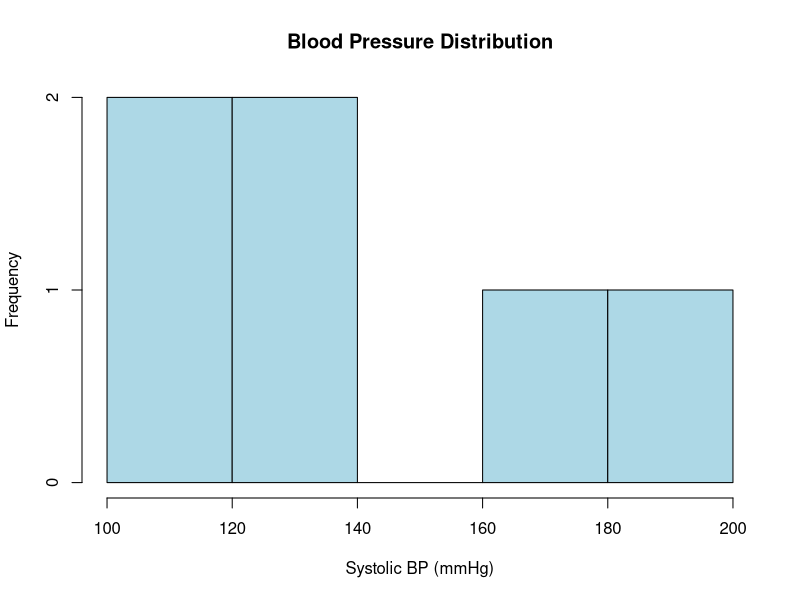
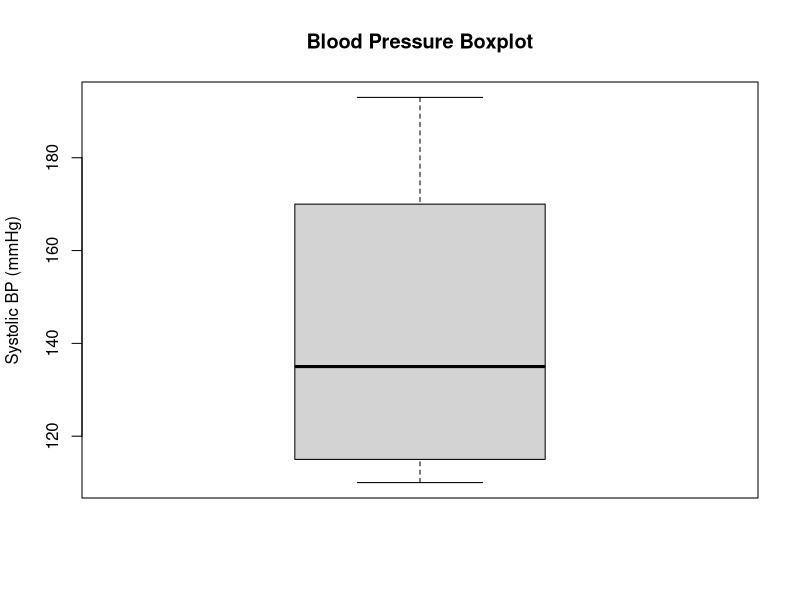
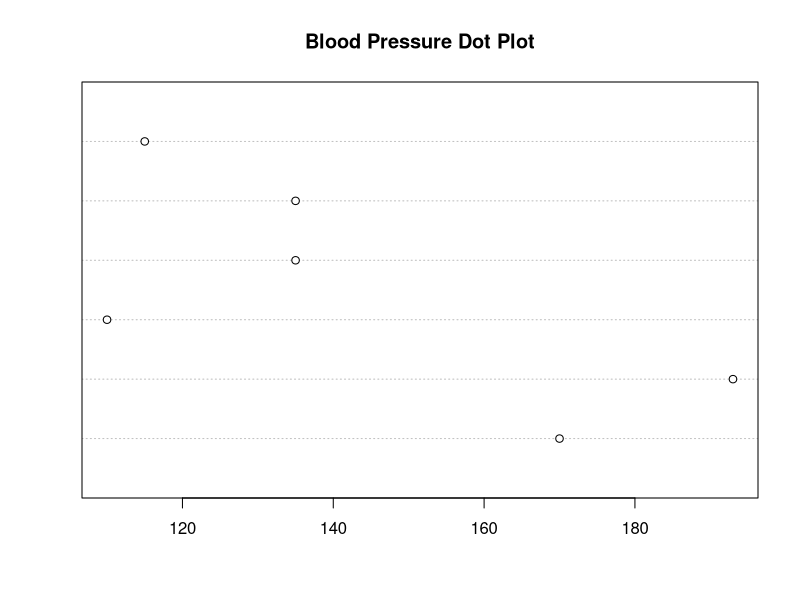

Generate these figures, in order, with R:
# H524 Introduction to Biostatistics
# In-Class Worksheet Part A - ANSWER KEY
# Topic: Introduction to R, Data Presentation, Numerical Summary Measures

# ============================================================================
# Part 1: Getting Started with R
# ============================================================================

# Exercise 1.1: Basic R Operations

# 1. Use R as a calculator
3 * 2 + 4
# Answer: 10

# 2. Create a simple vector of systolic blood pressure readings
blood_pressure <- c(170, 193, 110, 135, 135, 115)
# This creates a numeric vector with 6 blood pressure values

# Discussion Questions:
# - How do you create a vector in R?
#   Use the c() function with values separated by commas
# - What does the c() function do?
#   It combines (concatenates) values into a vector

# ============================================================================
# Part 2: Data Types and Classification
# ============================================================================

# Exercise 2.1: Identifying Data Types
# Variables classified as: Nominal, Ordinal, Discrete, or Continuous

# Blood type (A, B, AB, O) - Nominal: Categories with no natural order
# Pain level (none, mild, moderate, severe) - Ordinal: Categories with clear ordering
# Number of hospitalizations this year - Discrete: Countable whole numbers
# Body temperature (°F) - Continuous: Can be measured to any level of precision
# Treatment group (control, low dose, high dose) - Nominal: Categories with no inherent order

# Exercise 2.2: AI Enhancement Activity
# Sample AI-Generated Code for creating different data types:

# Nominal data - blood type
blood_type <- factor(c("A", "B", "AB", "O"))

# Ordinal data - pain level
pain_level <- factor(c("none", "mild", "moderate", "severe"),
                     levels = c("none", "mild", "moderate", "severe"),
                     ordered = TRUE)

# Discrete data - hospitalizations
hospitalizations <- c(0, 1, 2, 1, 0, 3)

# Continuous data - temperature
temperature <- c(98.6, 99.2, 97.8, 100.1, 98.9)

# Nominal data - treatment group
treatment <- factor(c("control", "low dose", "high dose"))

# Key learning: Use factor() for categorical data, with ordered = TRUE for ordinal data

# ============================================================================
# Part 3: Descriptive Statistics
# ============================================================================

# Exercise 3.1: Measures of Central Tendency
# Using the blood pressure data: c(170, 193, 110, 135, 135, 115)

# Create the data
blood_pressure <- c(170, 193, 110, 135, 135, 115)

# Calculate mean
mean_bp <- mean(blood_pressure)
mean_bp  # 143

# Calculate median
median_bp <- median(blood_pressure)
median_bp  # 135

# Find the mode (most frequent value)
table(blood_pressure)  # Shows 135 appears twice
# Mode: 135

# Order the data
ordered_bp <- sort(blood_pressure)
ordered_bp  # 110 115 135 135 170 193

# Hand Calculations Results:
# Mean: 143 mmHg (170+193+110+135+135+115)/6 = 858/6 = 143
# Median: 135 mmHg (135+135)/2 = 135 (middle values)
# Mode: 135 mmHg (appears twice)

# ============================================================================
# Part 4: Measures of Variability
# ============================================================================

# Exercise 4.1: Spread of Data

# Create the data
blood_pressure <- c(170, 193, 110, 135, 135, 115)

# Calculate range
max_bp <- max(blood_pressure)  # 193
min_bp <- min(blood_pressure)  # 110
range_bp <- max_bp - min_bp    # 83

# Calculate variance
var_bp <- var(blood_pressure)  # 1046

# Calculate standard deviation
sd_bp <- sd(blood_pressure)    # 32.34

# Calculate standard error of the mean
n <- length(blood_pressure)    # 6
sem_bp <- sd_bp / sqrt(n)      # 13.20

# Results Summary:
# Range: 83 mmHg (193 - 110)
# Variance: 1046 mmHg^2 (sample variance)
# Standard Deviation: 32.34 mmHg (square root of variance)
# Standard Error of Mean: 13.20 mmHg (32.34/√6)

# Discussion: These measures tell us the blood pressure data has considerable
# spread (range = 83), high variability (SD = 32.34), and the mean has
# substantial uncertainty (SEM = 13.20).

# ============================================================================
# Part 5: AI-Enhanced Data Exploration
# ============================================================================

# Exercise 5.1: Using AI for Data Summary
# Prompt: "Help me create a comprehensive summary of this blood pressure
# dataset: c(170, 193, 110, 135, 135, 115). Include all relevant descriptive
# statistics and suggest appropriate visualizations."

# Blood pressure data analysis
blood_pressure <- c(170, 193, 110, 135, 135, 115)

# Comprehensive summary
summary(blood_pressure)
#   Min. 1st Qu.  Median    Mean 3rd Qu.    Max.
#    110     125     135     143     158     193

# Additional statistics
length(blood_pressure)    # n = 6
sd(blood_pressure)        # SD = 33.41
var(blood_pressure)       # Var = 1116.4
range(blood_pressure)     # Range: 110 193
IQR(blood_pressure)       # IQR = 33

# Suggested visualizations
hist(blood_pressure, main="Blood Pressure Distribution",
     xlab="Systolic BP (mmHg)", col="lightblue")

boxplot(blood_pressure, main="Blood Pressure Boxplot",
        ylab="Systolic BP (mmHg)")

dotchart(blood_pressure, main="Blood Pressure Dot Plot")

# Verification Steps - Sample Answers:
# - Run the code and check if results match: Yes, all calculations match hand calculations
# - Do the suggested visualizations make sense? Yes, histogram shows distribution,
#   boxplot shows quartiles and outliers, dot plot shows individual values
# - Are there any errors or improvements needed? Code is correct, might add axis
#   labels for clarity

# What you learned from AI - Sample Answers:
# - New R functions discovered: summary(), IQR(), dotchart()
# - Visualization suggestions: histogram, boxplot, dot chart
# - Any surprising insights: IQR = 33, shows middle 50% spread

# ============================================================================
# Wrap-up Discussion
# ============================================================================

# Reflection Questions - Sample Answers:
# 1. When might you prefer mean vs. median?
#    Use median when data is skewed or has outliers; use mean when data is
#    normally distributed
# 2. How can AI tools help while ensuring accuracy?
#    AI generates code quickly, but always verify results by hand or with known
#    datasets; check for logical errors
# 3. What's one new R function you learned?
#    Examples: factor(), summary(), IQR(), table()

# AI Usage Documentation - Sample:
# - AI tools used: GitHub Copilot, ChatGPT
# - Key prompts: "Generate R code for data summary", "Best way to store categorical data"
# - Verification methods: Hand calculations, checking output against expected results
# - Errors found and corrected: None in this exercise, but always double-check factor levels
